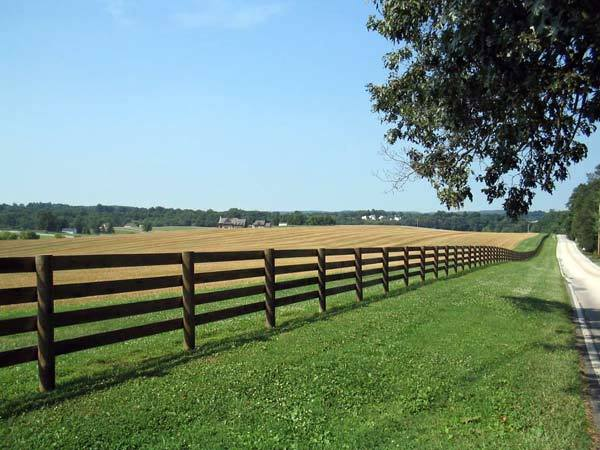
//> input picture Isodata/recinto.jpg, 600 x 450 px
$ ./main   (built with g++ and OpenCV 4)
//> lines starting //> are read from the running program, lines starting //| are printed output that depends on the picture; after the words box and inside, x2 and y2 are one past the last pixel; in counts of white or black regions, pixels touching at a corner belong together
//> further down, image is the input picture: 450 rows x 600 cols, CV_8UC3; mean B, G, R 120.8, 135.7, 112.5
#include <stdio.h>
#include <iostream>
#include <vector>
#include <numeric>
#include <math.h>
#include <opencv2/opencv.hpp>
#include <stdlib.h>
#include <time.h>
using namespace cv;
using namespace std;
#define K 3                 //numero di cluster iniziali
#define VAR_THRESHOLD 1000  //se aumenta, diminiuisce il numero di clusters prodotti (ammettiamo clusters più eterogenei)
#define SIZE_THRESHOLD 5    //se aumenta, ammettiamo che un numero maggiore di clusters si fondano
#define SUB_CLUSTERS 3      //nella fase di splitting dividiamo il cluster in SUB_CLUSTERS

class Pixel
{
    public:
        Point coords;
        Vec3b color;

    Pixel(){}
    Pixel(Point p, Vec3b color)
    {
        this->coords = p;
        this->color = color;
    }
};

class Cluster
{
    public:
        Vec3b mean;
        vector<Pixel> pixels;

    Cluster(Pixel pixel)
    {
        this->mean = pixel.color;
    }

    inline void addPixel(Pixel pixel)
    {
        pixels.push_back(pixel);
    }

    void calculateMean()
    {
        Vec3f mean;
        for(auto pixel: pixels)
        {
            mean[0]+=pixel.color[0];
            mean[1]+=pixel.color[1];
            mean[2]+=pixel.color[2];
        }
        mean[0] = mean[0]/(pixels.size());
        mean[1] = mean[1]/(pixels.size());
        mean[2] = mean[2]/(pixels.size());
        this->mean = mean;
    }

    float getVar()
    {
        Vec3f variance;
        for(int i=0; i<pixels.size();i++)
        {
            variance[0] += pow(pixels.at(i).color[0] - this->mean[0], 2);
            variance[1] += pow(pixels.at(i).color[1] - this->mean[1], 2);
            variance[2] += pow(pixels.at(i).color[2] - this->mean[2], 2);
        }
        variance[0] = variance[0]/pixels.size();
        variance[1] = variance[1]/pixels.size();
        variance[2] = variance[2]/pixels.size();
        return (variance[0]+variance[1]+variance[2])/3;
    }

    inline int getSize()
    {
        return this->pixels.size();
    }

    inline void color(Mat& image)
    {
        for(auto pixel : this->pixels)
        {
            Point& coords = pixel.coords;
            image.at<Vec3b>(coords) = this->mean;
        }
    }

    inline static float euclideanDistance(Vec3b p1, Vec3b p2)
    {
        return norm(p1,p2);
    }
};

Mat image;
vector<Pixel> pixels;
vector<Cluster> clusters;

void populateClusters(vector<Cluster>& inoutClusters, const vector<Pixel> dataset)
{
    float distance, minDistance;
    int index;
    for(int k=0; k<inoutClusters.size();k++)
    {
        inoutClusters.at(k).pixels.clear();
    }
    for(int i=0; i<dataset.size(); i++)
    {
        minDistance = FLT_MAX;
        for(int j=0; j<inoutClusters.size(); j++)
        {
            distance = Cluster::euclideanDistance(inoutClusters.at(j).mean, dataset.at(i).color);
            if(distance<minDistance)
            {
                minDistance = distance;
                index = j;
            }
        }
        inoutClusters.at(index).addPixel(dataset.at(i));
    }
    for(int k=0; k<inoutClusters.size(); k++)
        inoutClusters.at(k).calculateMean();
}

void init()
{
    int N = image.rows;
//> N = 450
    int M = image.cols;
//> M = 600
    for(int i=0; i<N; i++)
        for(int j=0; j<M; j++)
            pixels.push_back(Pixel(Point(j,i), image.at<Vec3b>(i,j)));
//> after the loop, pixels = 270000 items
    for(int k=0; k<K; k++)
        clusters.push_back(Cluster(pixels.at((k*(N-1)*(M-1))/K)));
//> this loop made 3 passes
//> this->mean in Cluster on passes 1 to 3: [238, 196, 143], [251, 226, 186], [83, 132, 110]
    populateClusters(clusters,pixels);
//> the loop in populateClusters, `for(int k=0; k<inoutClusters.size();k++)` made 3 passes
//> the loop in populateClusters, `for(int i=0; i<dataset.size(); i++)` made 270000 passes
//> (distance, minDistance) on passes 1 to 3: (170.9, 0), (170.9, 0), (170.9, 0)
//> after the loop in populateClusters, `for(int i=0; i<dataset.size(); i++)`: minDistance = 35.14; index = 2
//> the loop in populateClusters, `for(int k=0; k<inoutClusters.size(); k++)` made 3 passes
//> this->mean in calculateMean on passes 1 to 3: [235, 201, 156], [245, 223, 183], [56, 93, 79]
}

void splitCluster(vector<int>& indexes)
{
    vector<Pixel> dataset;
    vector<Cluster> splittedClusters;
    sort(indexes.begin(),indexes.end(),[](int l, int r){return l>r;});
    //per ogni cluster da splittare
    for(int i=0; i<indexes.size(); i++)
    {
        //prendi indice del cluster da eliminare
        int clusterIndex = indexes.at(i);
        //ricopia tutti i pixel del cluster
        dataset = clusters.at(clusterIndex).pixels;
        //dataset.insert(dataset.end(), tempPixels.begin(), tempPixels.end());
        //cancella il cluster perchè verrà splittato in 3 clusters
        clusters.erase(clusters.begin()+clusterIndex);
        //crea 3 nuovi clusters
        for(int j=0; j<3; j++)
        {
            //setta i centroidi in maniera omogenea
            Pixel& centroid = dataset.at(j*dataset.size()/3);
            //pusha i centroidi in nuovi clusters
            splittedClusters.push_back(centroid);
        }
        populateClusters(splittedClusters,dataset);
        //aggiungiamo i nuovi clusters splittati al vettore di clusters
        clusters.insert(clusters.end(), splittedClusters.begin(), splittedClusters.end());
        splittedClusters.clear();
    }
    indexes.clear();
}

void merge(vector<int>& indexes)
{
    //se i clusters sono dispari, effettua il merge fino al cluster n-1 (cioè mergia a 2 a 2, e lascia l'ultimo penzolante);
    int n = indexes.size();
    if(n%2!=0)
        n--;
    //ordiniamo in senso decrescente per evitare cancellazioni fuori range sul vettore clusters
    sort(indexes.begin(),indexes.end(),[](int l, int r){return l>r;});
    for(int i=0; i<n; i+=2)
    {
        vector<Pixel>& curr = clusters.at(indexes.at(i)).pixels;
        vector<Pixel>& next = clusters.at(indexes.at(i+1)).pixels;
        next.insert(next.end(),curr.begin(),curr.end());
        clusters.erase(clusters.begin()+indexes.at(i));
    }
    indexes.clear();
}

void isodata()
{
    init();
    bool converge;
    vector<int> indexes;
    do
    {
        converge = false;
        for(int k=0; k<clusters.size(); k++)
        {
            if(clusters.at(k).getVar()>VAR_THRESHOLD)
            {
                converge = true;
                //memorizza gli indici di cluster da splittare (varianza troppo grande)
                indexes.push_back(k);
            }
        }
        splitCluster(indexes);
        for(int k=0; k<clusters.size(); k++)
        {
            if(clusters.at(k).getSize()<SIZE_THRESHOLD)
            {
                converge = true;
                indexes.push_back(k);
            }
        }
        merge(indexes);
        for(int k=0; k<clusters.size(); k++)
        {
            clusters.at(k).calculateMean();
        }
    }while(converge);
//> this loop made 3 passes
//> converge on passes 1 to 3: true, true, false
//> after the loop, converge = false
    cout << "Numero di clusters: " << clusters.size();
//| Numero di clusters: 7
    for(auto c: clusters)
    {
        c.color(image);
    }
//> this loop made 7 passes
//> pass 1, in isodata, `c.color(image);`:
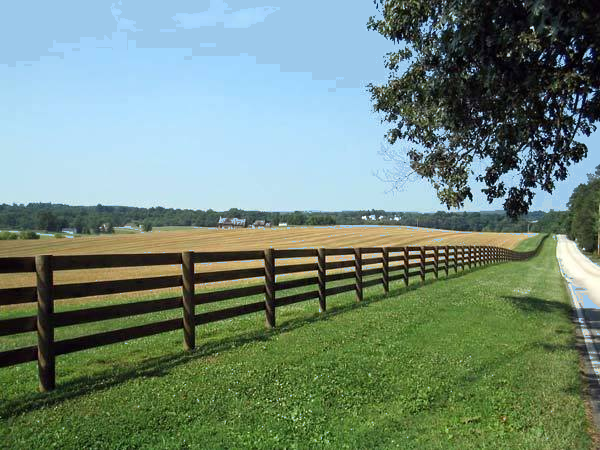
//> image: 450 rows x 600 cols, CV_8UC3; 10.25% of pixels changed, all inside (x1, y1, x2, y2) = (0, 0, 600, 442)
//> pass 2, in isodata, `c.color(image);`:
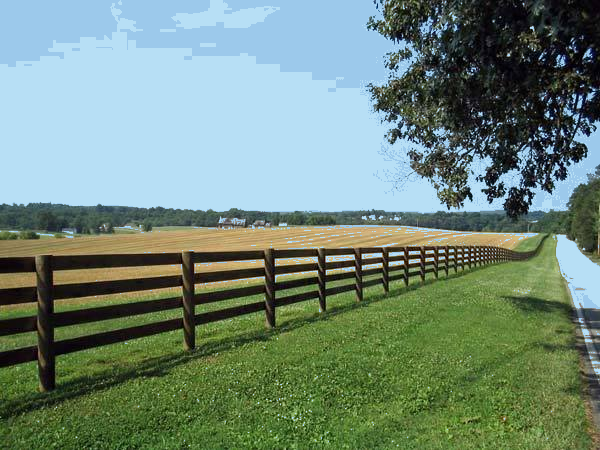
//> image: 450 rows x 600 cols, CV_8UC3; mean B, G, R 120.7, 135.8, 112.5
//> pass 3, in isodata, `c.color(image);`:
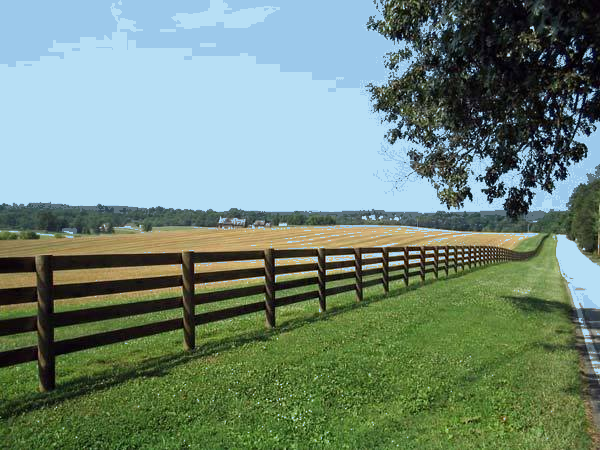
//> image: 450 rows x 600 cols, CV_8UC3; 2.27% of pixels changed, all inside (x1, y1, x2, y2) = (2, 0, 600, 380)
//> after the loop:
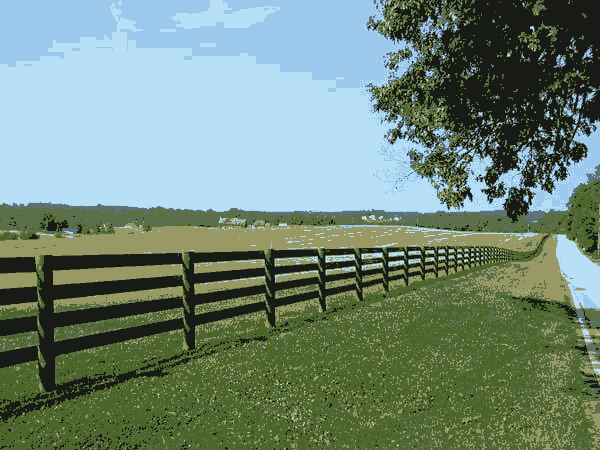
//> image: 450 rows x 600 cols, CV_8UC3; mean B, G, R 120.6, 135.7, 112.6
    imshow("isodata",image);
    imwrite("isodata.jpg",image);
}

int main(int argc, char** argv )
{
    const char* fileName = "recinto.jpg";
    image = imread(fileName, IMREAD_COLOR);//immagine presa in input
    if (!image.data)
    {
        printf("No image data \n");
        return -1;
    }
    isodata();
    waitKey(0);
    return 0;
}
